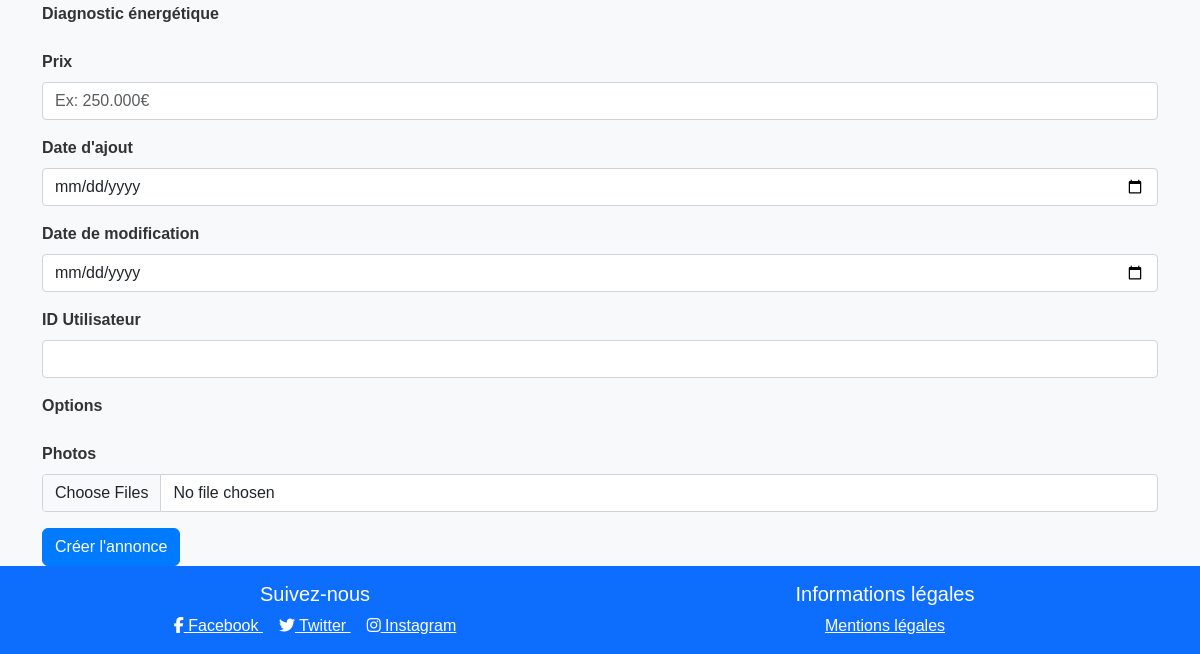
/create_announce.php (lower part), run on an earlier commit of the app's database.
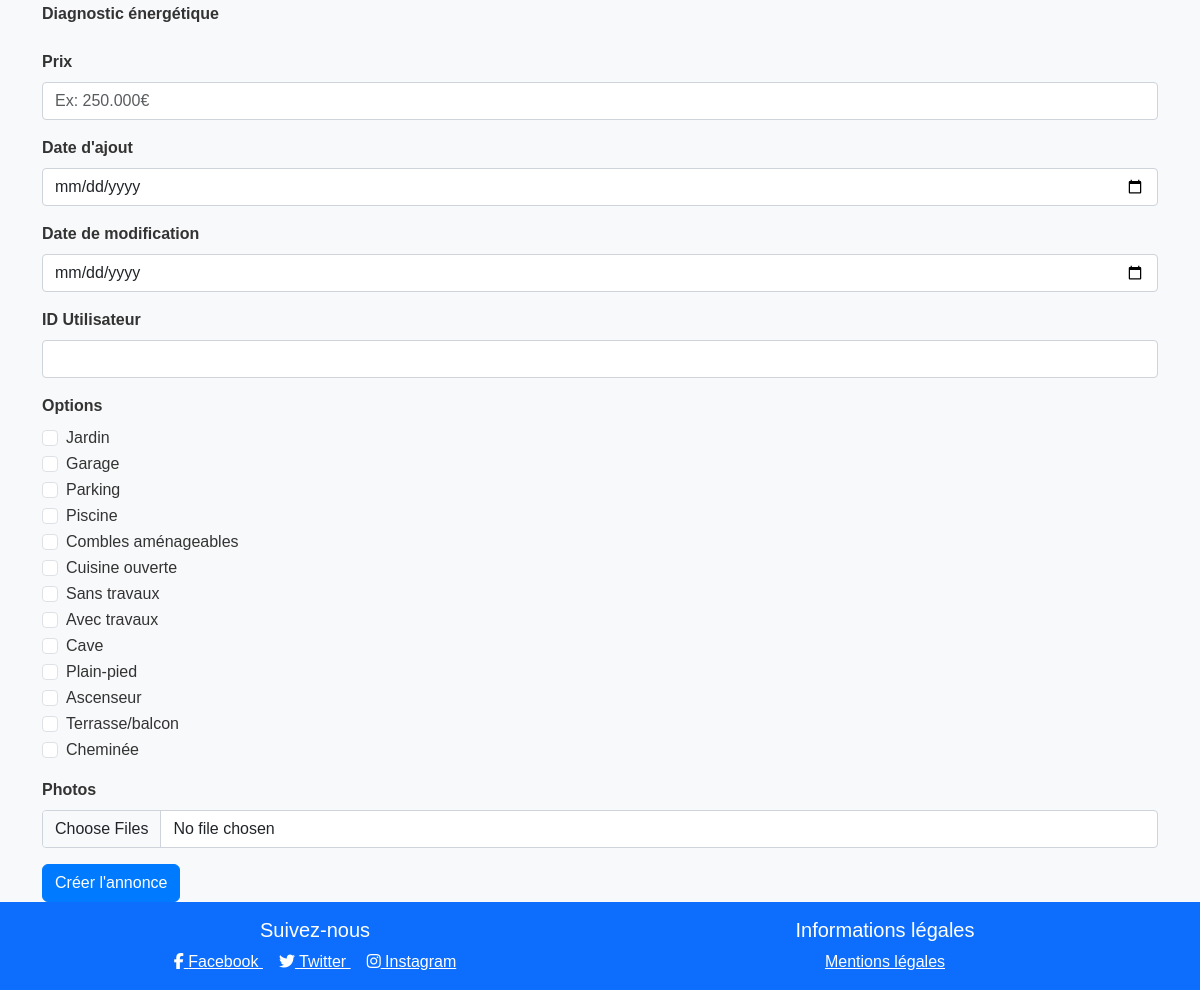
And on a later commit of the database.
### tables this page shows
CREATE TABLE `waz_options` (
  `option_id` int(11) NOT NULL,
  `option_libelle` varchar(250) NOT NULL
);

### create_announce.php (the view, shortened to what this page needs)
<?php include 'includes/header.php'; ?>
<?php
$stmt = $pdo->prepare("SELECT option_id, option_libelle FROM waz_options");
$stmt->execute();
$options = $stmt->fetchAll(PDO::FETCH_ASSOC);
?>
<main>
    <div class="container mt-4">
        <form id="announceForm" method="post" enctype="multipart/form-data" onsubmit="return validateForm()">
            <div class="mb-3">
                <label for="ann_diag_energie" class="form-label">Diagnostic énergétique</label>
            </div>
            <div class="mb-3">
                <label for="ann_prix_bien" class="form-label">Prix</label>
                <input type="number" class="form-control" placeholder="Ex: 250.000€" id="ann_prix_bien" name="ann_prix_bien" required>
            </div>
            <div class="mb-3">
                <label for="ann_date_ajout" class="form-label">Date d'ajout</label>
                <input type="date" class="form-control" id="ann_date_ajout" name="ann_date_ajout" required>
            </div>
            <div class="mb-3">
                <label for="ann_date_modif" class="form-label">Date de modification</label>
                <input type="date" class="form-control" id="ann_date_modif" name="ann_date_modif" required>
            </div>
            <div class="mb-3">
                <label for="utilisateur_libelle" class="form-label">ID Utilisateur</label>
                <input type="text" class="form-control" id="utilisateur_libelle" name="utilisateur_libelle" required>
            </div>
            <div class="mb-3">
                <label for="options_libelle" class="form-label">Options</label>
                <?php foreach ($options as $option): ?>
                    <div class="form-check">
                        <input class="form-check-input" type="checkbox" name="options_libelle[]" id="option_<?php echo $option['option_libelle']; ?>" value="<?php echo $option['option_libelle']; ?>">
                        <label class="form-check-label" for="option_<?php echo $option['option_libelle']; ?>">
                            <?php echo $option['option_libelle']; ?>
                        </label>
                    </div>
                <?php endforeach; ?>
            </div>
            <div class="mb-3">
                <label for="file" class="form-label">Photos</label>
                <input type="file" class="form-control" id="photos" name="photos[]" multiple required>
            </div>
            <button type="submit" class="btn btn-primary">Créer l'annonce</button>
        </form>
    </div>
</main>
<?php include 'includes/footer.php'; ?>

### includes/header.php (shortened to what this page needs)
<!DOCTYPE html>
<html lang="fr">
<head>
    <link href="https://cdn.jsdelivr.net/npm/bootstrap@5.3.3/dist/css/bootstrap.min.css" rel="stylesheet">
    <link rel="stylesheet" href="style/style.css">
</head>
<body>

### includes/footer.php (shortened to what this page needs)
<footer class="bg-primary text-white text-center py-3">
    <div class="container">
        <div class="row">
            <div class="col-md-6 mb-3 mb-md-0">
                <h5>Suivez-nous</h5>
                <a href="https://www.facebook.com" target="_blank" class="text-white me-3">
                    <i class="fab fa-facebook-f"></i> Facebook
                </a>
                <a href="https://www.twitter.com" target="_blank" class="text-white me-3">
                    <i class="fab fa-twitter"></i> Twitter
                </a>
                <a href="https://www.instagram.com" target="_blank" class="text-white">
                    <i class="fab fa-instagram"></i> Instagram
                </a>
            </div>
            <div class="col-md-6">
                <h5>Informations légales</h5>
                <a href="mentions_legales.php" class="text-white">Mentions légales</a>
            </div>
        </div>
    </div>
</footer>
</body>
</html>

### style/style.css (style rules this page uses)
body { font-family: Arial, sans-serif; background-color: #f8f9fa; color: #333; margin: 0; padding: 0; }
.btn-primary { background-color: #007bff; border-color: #007bff; }
.form-label { font-weight: bold; }
.form-control { border-radius: 0.25rem; border: 1px solid #ced4da; }
footer { background-color: #007bff; color: #fff; padding: 1rem 0; text-align: center; position: relative; width: 100%; bottom: 0; }

What changed in the data, as far as the page shows it:
added waz_options: option_libelle "Jardin"
added waz_options: option_libelle "Garage"
added waz_options: option_libelle "Parking"
added waz_options: option_libelle "Piscine"
added waz_options: option_libelle "Combles aménageables"
added waz_options: option_libelle "Cuisine ouverte"
added waz_options: option_libelle "Sans travaux"
added waz_options: option_libelle "Avec travaux"
added waz_options: option_libelle "Cave"
added waz_options: option_libelle "Plain-pied"
added waz_options: option_libelle "Ascenseur"
added waz_options: option_libelle "Terrasse/balcon"
added waz_options: option_libelle "Cheminée"
